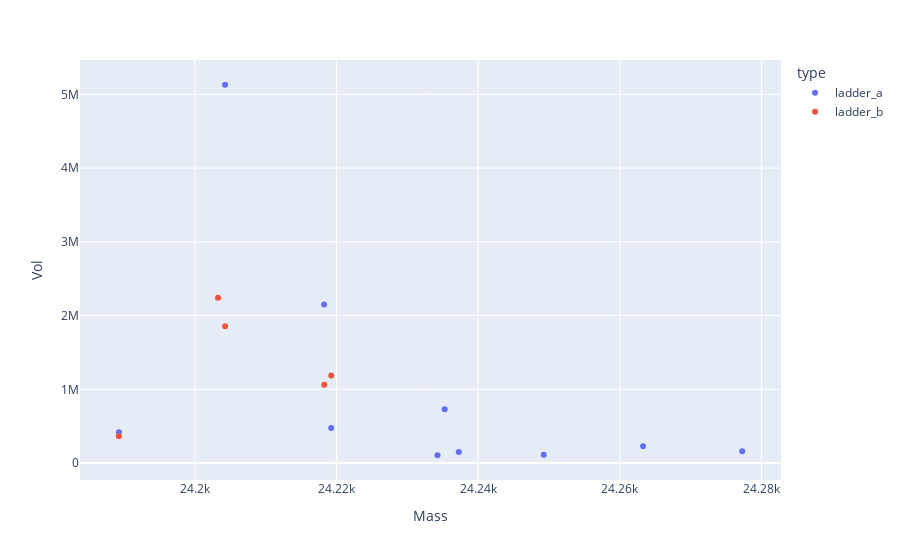

Notebook code for this chart:
### Code cell
# dfx = dfa_25k[dfa_25k.Vol>100000]
# dfx = dfa_ad_25k[(dfa_ad_25k.Vol>50000)&(dfa_ad_25k.Mass>24189)&(dfa_ad_25k.Mass<24234)]
# plotly_zone(dfx, y='Vol')

dfy = dfa_alkb_25k[dfa_alkb_25k.Vol>100000]
dfy_ad = dfa_ad_alkb_25k[(dfa_ad_alkb_25k.Vol>60000)&(dfa_ad_alkb_25k.Mass>24189)&(dfa_ad_alkb_25k.Mass<24234)]
# plotly_zone(dfy, y='Vol')

plotly_zones(dfy, dfy_ad, y='Vol')
# dfx = dfx.copy()
# dfy = dfy.copy()
# dfx.Vol /= dfx.Vol.max()
# dfy.Vol /= dfy.Vol.max()
# plotly_zones(dfx, dfy, y='Vol')

### Figure 1 — Plotly figure (JSON) as saved in the notebook; plotly's stock layout.template omitted (floating-point values rounded to 4 significant figures)
{"data": [{"hovertemplate": "type=ladder_a<br>Mass=%{x}<br>Vol=%{y}<extra></extra>", "legendgroup": "ladder_a", "marker": {"color": "#636efa", "symbol": "circle"}, "mode": "markers", "name": "ladder_a", "orientation": "v", "showlegend": true, "type": "scatter", "x": [24280.0, 24260.0, 24250.0, 24240.0, 24240.0, 24230.0, 24220.0, 24220.0, 24200.0, 24190.0], "xaxis": "x", "y": [159600.0, 227300.0, 112200.0, 149500.0, 730100.0, 106400.0, 477400.0, 2150000.0, 5130000.0, 419100.0], "yaxis": "y"}, {"hovertemplate": "type=ladder_b<br>Mass=%{x}<br>Vol=%{y}<extra></extra>", "legendgroup": "ladder_b", "marker": {"color": "#EF553B", "symbol": "circle"}, "mode": "markers", "name": "ladder_b", "orientation": "v", "showlegend": true, "type": "scatter", "x": [24200.0, 24200.0, 24220.0, 24220.0, 24190.0], "xaxis": "x", "y": [2242000.0, 1855000.0, 1189000.0, 1061000.0, 364200.0], "yaxis": "y"}], "layout": {"legend": {"title": {"text": "type"}, "tracegroupgap": 0}, "margin": {"t": 60}, "xaxis": {"anchor": "y", "domain": [0, 1], "title": {"text": "Mass"}}, "yaxis": {"anchor": "x", "domain": [0, 1], "title": {"text": "Vol"}}}}
